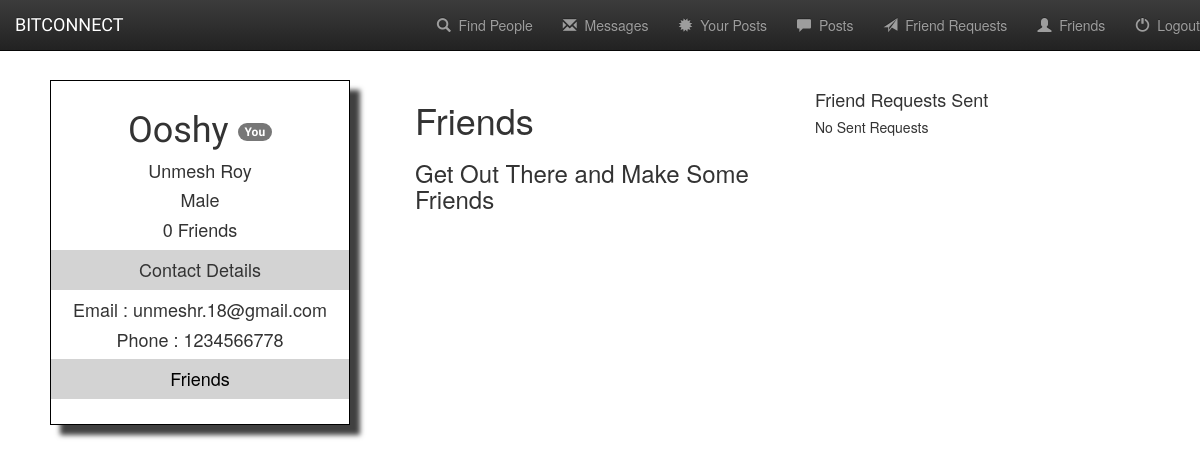
Page /profile/friends (signed in) on the earlier database version.
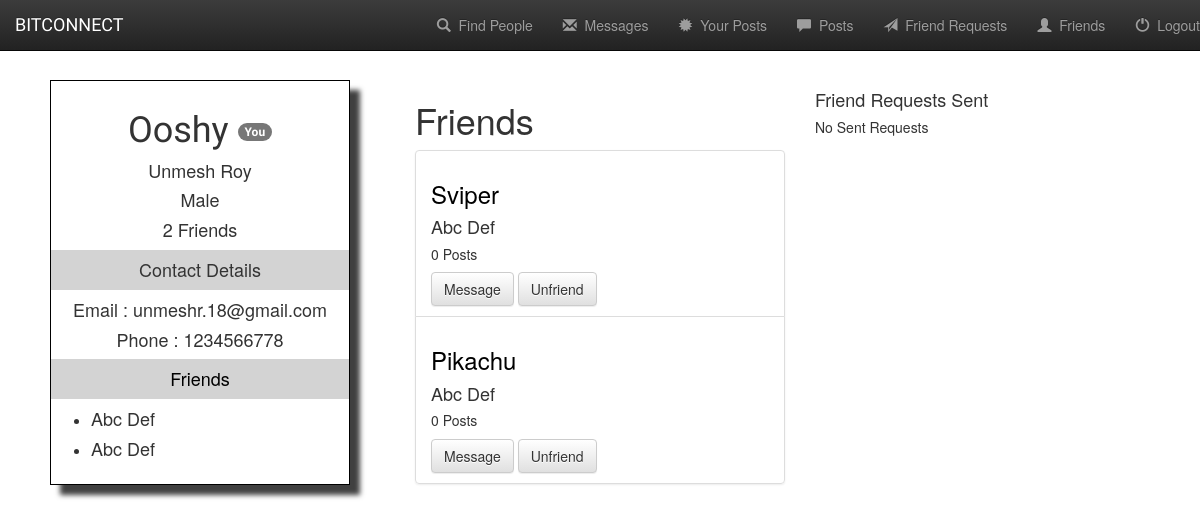
Same page on the later database version.
### base/models.py (models this page shows, shortened)
class Member(models.Model) :
    user = models.OneToOneField(User , on_delete=models.CASCADE)
    username = models.CharField(max_length=200)
    first_name = models.CharField(max_length=200)
    last_name = models.CharField(max_length=200)
    email = models.EmailField()
    birth_date = models.DateField()
    phone = models.CharField(max_length=20)
    gender = models.IntegerField()
    friends = models.ManyToManyField("self" , related_name='friends' , symmetrical=True , blank = True)
    friend_requests = models.ManyToManyField("self" , related_name = 'sent_requests' , symmetrical = False , blank = True)

### base/views.py (the view)
# urls.py: url(r'^profile/friends$' , views.friends , name = 'friends') ,
@login_required(login_url='/')
def friends (request) :
    user = request.user
    current_member = Member.objects.get(user = user)
    context = {
        'current_member' : current_member ,
        'member' : current_member ,
    }
    return render(request , 'base/friends.html' , context)

### base/templates/base/friends.html (shortened to what this page needs)
{% extends 'base/profile.html' %}
{% block content %}
    <div class = "col-sm-offset-4 col-sm-4">
        <h1>Friends</h1>
        {% if current_member.friends.count == 0%} <h3>Get Out There and Make Some Friends</h3> {%endif%}
        <ul class = "list-group" >
            {% for friend in current_member.friends.all %}
                <li class = "list-group-item">
                    <a style="color: black" href="{% url 'myposts' friend.id %}"><h3>{{friend.username}}</h3></a>
                    <h4>{{friend.first_name}} {{friend.last_name}}</h4>
                    <h5>{{friend.posts.count}} Posts</h5>
                    <a class = "btn btn-default" href = "{% url 'messaging:message' friend.id %}">
                        Message
                    </a>
                    <a class = "btn btn-default" href = "{% url 'mainunfriend' friend.id %}">
                        Unfriend
                    </a>
                </li>
            {% endfor %}
        </ul>
    </div>
    <div class = "col-sm-4">
        <h4> Friend Requests Sent </h4>
        {% if current_member.sent_requests.count == 0%} <h5>No Sent Requests</h5> {%endif%}
    </div>
{% endblock %}

### base/templates/base/profile.html (shortened to what the changed rows need)
{% load staticfiles%}
<!DOCTYPE html>
<html>
    <head>
        <link rel="stylesheet" href="https://maxcdn.bootstrapcdn.com/bootstrap/3.3.7/css/bootstrap.min.css">
        <link rel="stylesheet" href="https://maxcdn.bootstrapcdn.com/bootstrap/3.3.7/css/bootstrap-theme.min.css">
        <link rel="stylesheet" type="text/css" href="{% static 'base/style.css' %}">
    </head>
    <body>
        <br>
        <br>
        <br>
        <br>
        <div class="container-fluid">
            <div class = "row" >
                <div class = "col-md-3 prosidebar" style="text-align: center">
                    <h1 style = "font-family: 'Baloo Thambi', cursive;">
                        {{member.username}}
                        {% if member.user == current_member.user %}<span class="badge badge-secondary">You</span>{% endif %}
                    </h1>
                    <h4>{{member.first_name}} {{member.last_name}}</h4>
                    <h4>
                        {% if member.gender == 1 %} Male
                        {% else %} Female {% endif %}
                    </h4>
                    <h4>{{member.friends.count}} Friends</h4>
                    <h4 style="background-color: lightgray; padding:10px;">Contact Details</h4>
                    <h4>Email : {{member.email}}</h4>
                    <h4>Phone : {{member.phone}}</h4>
                    <h4 style="background-color: lightgray; padding:10px;"><a href="#" style = "color: black;">Friends</a></h4>
                        <ul style ="text-align: left;">
                            {% for friend in member.friends.all%}
                                {% if forloop.counter < 5 %}
                                <li><h4>{{friend.first_name}} {{friend.last_name}}</h4></li>
                                {% endif %}
                            {% endfor %}
                        </ul>
                </div>
                {% block content %}
                {% endblock %}
            </div>
        </div>
    </body>
</html>

Differences in the rows shown:
computed for Member "Ooshy": friends.count "0" → "2"
added Member: first_name "Abc", last_name "Def", username "Sviper", posts.count "0"
added Member: first_name "Abc", last_name "Def", username "Pikachu", posts.count "0"
Other differences:
text no longer shown: "Get Out There and Make Some Friends"
